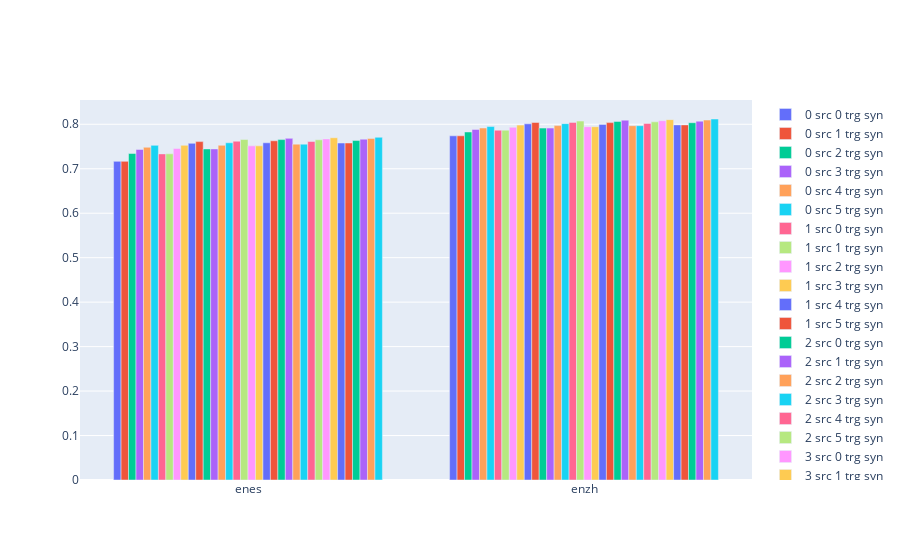

This figure's notebook cell:
### Code cell
datalist = []
for num_synonyms_sourcelang in range(6):
  for num_synonyms_targetlang in range(6):
    yvals = [langpair_to_num_src_trg_synonyms_googtrans_to_accuracy[lang][(num_synonyms_sourcelang, num_synonyms_targetlang)] for lang in langpair_list]
    dataitem = go.Bar(name=f'{num_synonyms_sourcelang} src {num_synonyms_targetlang} trg syn', x=langpair_list, y=yvals)
    datalist.append(dataitem)
fig = go.Figure(data=datalist)
# Change the bar mode
fig.update_layout(barmode='group')
fig.show()

### Figure 1 — Plotly figure (JSON) as saved in the notebook; plotly's stock layout.template omitted (floating-point values rounded to 4 significant figures)
{"data": [{"name": "0 src 0 trg syn", "type": "bar", "x": ["enes", "enzh"], "y": [0.7166, 0.774]}, {"name": "0 src 1 trg syn", "type": "bar", "x": ["enes", "enzh"], "y": [0.7166, 0.7741]}, {"name": "0 src 2 trg syn", "type": "bar", "x": ["enes", "enzh"], "y": [0.7342, 0.7827]}, {"name": "0 src 3 trg syn", "type": "bar", "x": ["enes", "enzh"], "y": [0.7433, 0.7884]}, {"name": "0 src 4 trg syn", "type": "bar", "x": ["enes", "enzh"], "y": [0.7483, 0.7916]}, {"name": "0 src 5 trg syn", "type": "bar", "x": ["enes", "enzh"], "y": [0.7526, 0.7949]}, {"name": "1 src 0 trg syn", "type": "bar", "x": ["enes", "enzh"], "y": [0.7334, 0.7867]}, {"name": "1 src 1 trg syn", "type": "bar", "x": ["enes", "enzh"], "y": [0.7335, 0.7867]}, {"name": "1 src 2 trg syn", "type": "bar", "x": ["enes", "enzh"], "y": [0.7456, 0.7932]}, {"name": "1 src 3 trg syn", "type": "bar", "x": ["enes", "enzh"], "y": [0.7527, 0.7981]}, {"name": "1 src 4 trg syn", "type": "bar", "x": ["enes", "enzh"], "y": [0.7572, 0.8011]}, {"name": "1 src 5 trg syn", "type": "bar", "x": ["enes", "enzh"], "y": [0.761, 0.8041]}, {"name": "2 src 0 trg syn", "type": "bar", "x": ["enes", "enzh"], "y": [0.7446, 0.7915]}, {"name": "2 src 1 trg syn", "type": "bar", "x": ["enes", "enzh"], "y": [0.7446, 0.7915]}, {"name": "2 src 2 trg syn", "type": "bar", "x": ["enes", "enzh"], "y": [0.7527, 0.797]}, {"name": "2 src 3 trg syn", "type": "bar", "x": ["enes", "enzh"], "y": [0.7584, 0.8015]}, {"name": "2 src 4 trg syn", "type": "bar", "x": ["enes", "enzh"], "y": [0.7619, 0.8043]}, {"name": "2 src 5 trg syn", "type": "bar", "x": ["enes", "enzh"], "y": [0.7657, 0.8072]}, {"name": "3 src 0 trg syn", "type": "bar", "x": ["enes", "enzh"], "y": [0.7514, 0.7945]}, {"name": "3 src 1 trg syn", "type": "bar", "x": ["enes", "enzh"], "y": [0.7515, 0.7945]}, {"name": "3 src 2 trg syn", "type": "bar", "x": ["enes", "enzh"], "y": [0.7584, 0.7997]}, {"name": "3 src 3 trg syn", "type": "bar", "x": ["enes", "enzh"], "y": [0.7629, 0.8038]}, {"name": "3 src 4 trg syn", "type": "bar", "x": ["enes", "enzh"], "y": [0.7656, 0.8065]}, {"name": "3 src 5 trg syn", "type": "bar", "x": ["enes", "enzh"], "y": [0.7683, 0.8092]}, {"name": "4 src 0 trg syn", "type": "bar", "x": ["enes", "enzh"], "y": [0.7553, 0.7968]}, {"name": "4 src 1 trg syn", "type": "bar", "x": ["enes", "enzh"], "y": [0.7554, 0.7968]}, {"name": "4 src 2 trg syn", "type": "bar", "x": ["enes", "enzh"], "y": [0.7612, 0.8019]}, {"name": "4 src 3 trg syn", "type": "bar", "x": ["enes", "enzh"], "y": [0.7651, 0.8054]}, {"name": "4 src 4 trg syn", "type": "bar", "x": ["enes", "enzh"], "y": [0.7671, 0.8081]}, {"name": "4 src 5 trg syn", "type": "bar", "x": ["enes", "enzh"], "y": [0.7697, 0.8105]}, {"name": "5 src 0 trg syn", "type": "bar", "x": ["enes", "enzh"], "y": [0.7579, 0.7986]}, {"name": "5 src 1 trg syn", "type": "bar", "x": ["enes", "enzh"], "y": [0.7579, 0.7986]}, {"name": "5 src 2 trg syn", "type": "bar", "x": ["enes", "enzh"], "y": [0.7634, 0.8035]}, {"name": "5 src 3 trg syn", "type": "bar", "x": ["enes", "enzh"], "y": [0.7664, 0.807]}, {"name": "5 src 4 trg syn", "type": "bar", "x": ["enes", "enzh"], "y": [0.7682, 0.8095]}, {"name": "5 src 5 trg syn", "type": "bar", "x": ["enes", "enzh"], "y": [0.7707, 0.8119]}], "layout": {"barmode": "group"}}
